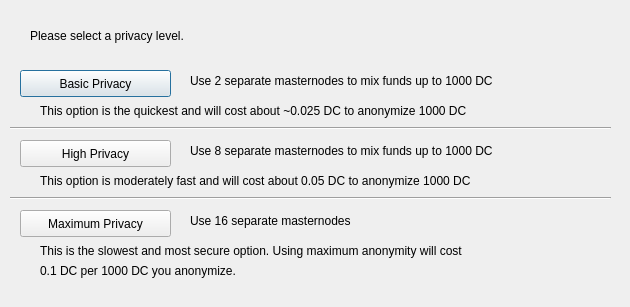
<?xml version="1.0" encoding="UTF-8"?>
<ui version="4.0">
 <class>DarksendConfig</class>
 <widget class="QDialog" name="DarksendConfig">
  <property name="geometry">
   <rect>
    <x>0</x>
    <y>0</y>
    <width>630</width>
    <height>307</height>
   </rect>
  </property>
  <property name="windowTitle">
   <string>Configure Darksend</string>
  </property>
  <widget class="QPushButton" name="buttonBasic">
   <property name="geometry">
    <rect>
     <x>20</x>
     <y>70</y>
     <width>151</width>
     <height>27</height>
    </rect>
   </property>
   <property name="text">
    <string>Basic Privacy</string>
   </property>
  </widget>
  <widget class="QPushButton" name="buttonHigh">
   <property name="geometry">
    <rect>
     <x>20</x>
     <y>140</y>
     <width>151</width>
     <height>27</height>
    </rect>
   </property>
   <property name="text">
    <string>High Privacy</string>
   </property>
  </widget>
  <widget class="QPushButton" name="buttonMax">
   <property name="geometry">
    <rect>
     <x>20</x>
     <y>210</y>
     <width>151</width>
     <height>27</height>
    </rect>
   </property>
   <property name="text">
    <string>Maximum Privacy</string>
   </property>
  </widget>
  <widget class="QLabel" name="label">
   <property name="geometry">
    <rect>
     <x>30</x>
     <y>20</y>
     <width>571</width>
     <height>31</height>
    </rect>
   </property>
   <property name="text">
    <string>Please select a privacy level.</string>
   </property>
  </widget>
  <widget class="QLabel" name="label_2">
   <property name="geometry">
    <rect>
     <x>190</x>
     <y>70</y>
     <width>421</width>
     <height>21</height>
    </rect>
   </property>
   <property name="text">
    <string>Use 2 separate masternodes to mix funds up to 1000 DC</string>
   </property>
  </widget>
  <widget class="QLabel" name="label_3">
   <property name="geometry">
    <rect>
     <x>190</x>
     <y>140</y>
     <width>411</width>
     <height>21</height>
    </rect>
   </property>
   <property name="text">
    <string>Use 8 separate masternodes to mix funds up to 1000 DC</string>
   </property>
  </widget>
  <widget class="QLabel" name="label_4">
   <property name="geometry">
    <rect>
     <x>190</x>
     <y>210</y>
     <width>421</width>
     <height>21</height>
    </rect>
   </property>
   <property name="text">
    <string>Use 16 separate masternodes</string>
   </property>
  </widget>
  <widget class="QLabel" name="label_6">
   <property name="geometry">
    <rect>
     <x>40</x>
     <y>100</y>
     <width>561</width>
     <height>21</height>
    </rect>
   </property>
   <property name="text">
    <string>This option is the quickest and will cost about ~0.025 DC to anonymize 1000 DC</string>
   </property>
  </widget>
  <widget class="QLabel" name="label_7">
   <property name="geometry">
    <rect>
     <x>40</x>
     <y>170</y>
     <width>561</width>
     <height>21</height>
    </rect>
   </property>
   <property name="text">
    <string>This option is moderately fast and will cost about 0.05 DC to anonymize 1000 DC</string>
   </property>
  </widget>
  <widget class="QLabel" name="label_8">
   <property name="geometry">
    <rect>
     <x>40</x>
     <y>240</y>
     <width>561</width>
     <height>21</height>
    </rect>
   </property>
   <property name="text">
    <string>This is the slowest and most secure option. Using maximum anonymity will cost</string>
   </property>
  </widget>
  <widget class="QLabel" name="label_9">
   <property name="geometry">
    <rect>
     <x>40</x>
     <y>260</y>
     <width>561</width>
     <height>21</height>
    </rect>
   </property>
   <property name="text">
    <string>0.1 DC per 1000 DC you anonymize.</string>
   </property>
  </widget>
  <widget class="Line" name="line">
   <property name="geometry">
    <rect>
     <x>10</x>
     <y>120</y>
     <width>601</width>
     <height>16</height>
    </rect>
   </property>
   <property name="orientation">
    <enum>Qt::Horizontal</enum>
   </property>
  </widget>
  <widget class="Line" name="line_2">
   <property name="geometry">
    <rect>
     <x>10</x>
     <y>190</y>
     <width>601</width>
     <height>16</height>
    </rect>
   </property>
   <property name="orientation">
    <enum>Qt::Horizontal</enum>
   </property>
  </widget>
 </widget>
 <resources/>
 <connections/>
</ui>
